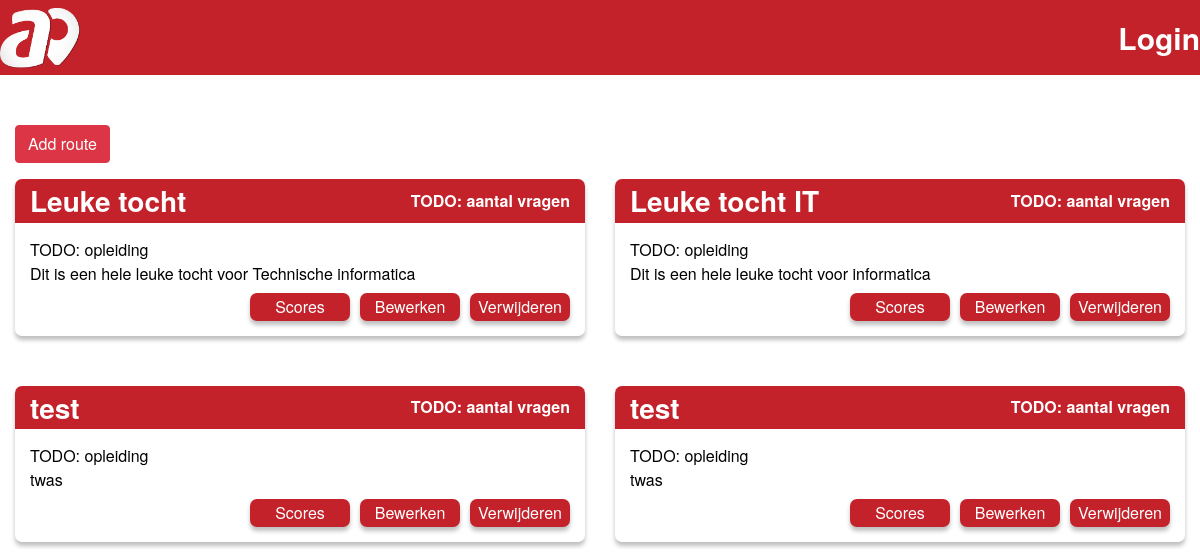
The page / on the database its author committed.
### tables this page shows
CREATE TABLE `route` (
  `routeId` int(11) NOT NULL,
  `routeName` varchar(50) NOT NULL,
  `description` text NOT NULL,
  `courseId` int(11) NOT NULL,
  `picture` longblob NOT NULL
);

### dataaccess/routeData.php (called while the page is built, shortened)
<?php
function getAllRoutes()
{
    include("databaseconnection.php");
    $allRoutesQuery = "SELECT * FROM `route`";
    $stm = $con->prepare($allRoutesQuery);
    if ($stm->execute()) {
        $allRoutes = $stm->fetchAll(PDO::FETCH_OBJ);
    }
    return $allRoutes;
}

### index.php (the view, shortened to what this page needs)
<?php
include("./dataaccess/databaseconnection.php");
include("./dataaccess/routeData.php")
?>
<!DOCTYPE html>
<html lang="en">
<head>
    <link rel="stylesheet" href="https://cdn.jsdelivr.net/npm/bootstrap@4.0.0/dist/css/bootstrap.min.css">
    <link rel="stylesheet" href="style/style.css">
</head>
<body>
    <?php include("templates/header.php"); ?>
    <main>
        <div class="wrap row">
        <a class="col-12 mb-3" href="addroute.php">
            <button class="btn btn-danger">Add route</button>
        </a>
        <?php
            foreach (getAllRoutes() as $route) { ?>
                <div class="item col-12 col-md-6">
                    <div class="itemWrap">
                            <a href="detailpage.php?id=<?php echo $route->routeId; ?>" title>
                                <div class="itemHeader">
                                    <h3><?php echo $route->routeName; ?></h3>
                                    <p><?php echo "TODO: aantal vragen" ?></p>
                                </div>
                            </a>
                            <div class="itemContent">
                                <p><?php echo "TODO: opleiding" ?></p>
                                <p><?php echo $route->description ?> </p>
                                <div class="buttonWrap">
                                    <a href="/" class="button">Scores</a>
                                    <a href="/" class="button">Bewerken</a>
                                    <a href="/" class="button">Verwijderen</a>
                                </div>
                            </div>
                    </div>
                </div>
        <?php }?>
        </div>
    </main>
</body>
</html>

### templates/header.php
<header>
    <div class="wrap">
        <a href="index.php">
          <img src="img/Logo.png" alt="Logo">
        </a>
        <ul>
          <li>Login</li>
        </ul>
    </div>
</header>

### style/style.css (style rules this page uses)
* { margin: 0px; padding: 0px; }
body { font-family: "Helvetica Neue",Helvetica,Arial; }
h1,h2,h3,h4,h5,h6,p,ul { margin: 0px; padding: 0px; }
h1,h2,h3 { color: #fff; font-weight: bold; }
.wrap { max-width: 1200px; margin: 0 auto; }
.button { width: 100px; text-align: center; color: #fff; background-color: #C3222A; border-radius: 7px; box-shadow: 0px 4px 4px rgba(0, 0, 0, 0.25); padding: 2px 0px; }
header { background-color: #C3222A; margin-bottom: 50px; }
header .wrap { display: flex; justify-content: space-between; align-items: center; height: 75px; }
header .wrap img { height: 60px; width: auto; }
header .wrap ul { list-style: none; }
header .wrap ul li { font-size: 30px; color: #fff; font-weight: bold; }
.item { margin-bottom: 50px; }
.itemWrap { box-shadow: 0px 4px 4px rgba(0, 0, 0, 0.25); border-radius: 7px; }
.itemWrap .itemHeader { border-radius: 7px 7px 0px 0px; padding: 5px 15px; background-color: #C3222A; color: #fff; font-weight: bold; display: flex; justify-content: space-between; align-items: center; }
.itemWrap .itemContent { color: #000; padding: 15px; padding-bottom: 50px; position: relative; }
.itemWrap .itemContent .buttonWrap { position: absolute; bottom: 15px; right: 15px; display: flex; justify-content: space-between; }
.itemWrap .itemContent .buttonWrap .button { margin-left: 10px; }

### rows shown on the page
route: routeName "Leuke tocht", description "Dit is een hele leuke tocht voor Technische informatica"
route: routeName "Leuke tocht IT", description "Dit is een hele leuke tocht voor informatica"
route: routeName "test", description "twas"
route: routeName "test", description "twas"
